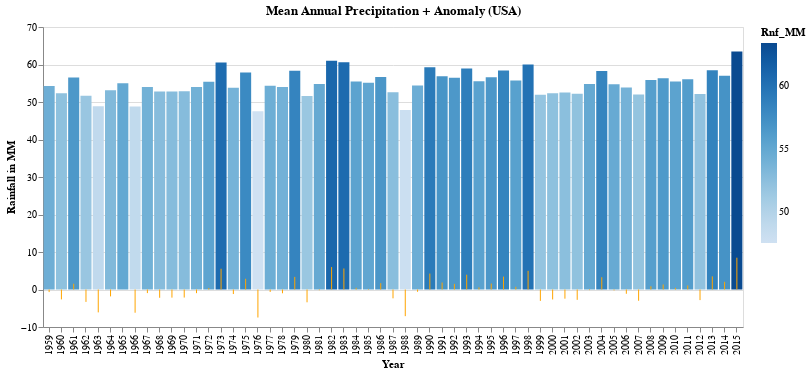

Here is the notebook cell this chart was saved with:
### Code cell
# Mean Annual Precipitation + Anamoly for 57 years
import altair as alt
from vega_datasets import data


chart1 = alt.Chart(df_merged_final).encode(
    x=alt.X('Year_Merge:O', title='Year'),
    y=alt.Y('Rnf_MM:Q', title='Rainfall in MM'),
    color='Rnf_MM:Q'
).properties(
    height=300,
    width=700
)

chart2 = alt.Chart(df_merged_final).encode(
    x=alt.X('Year_Merge:O', title='Year'),
    y=alt.Y('Anamoly_RnfMM:Q', title='Rainfall in MM'),

).properties(
    height=300,
    width=700
)

alt.layer(chart1.mark_bar(),chart2.mark_rule(color='orange'),title='Mean Annual Precipitation + Anomaly (USA)')

### Figure 1 — Vega-Lite specification as saved in the notebook (floating-point values rounded to 4 significant figures)
{"config": {"view": {"continuousWidth": 400, "continuousHeight": 300}}, "layer": [{"mark": "bar", "encoding": {"color": {"type": "quantitative", "field": "Rnf_MM"}, "x": {"type": "ordinal", "field": "Year_Merge", "title": "Year"}, "y": {"type": "quantitative", "field": "Rnf_MM", "title": "Rainfall in MM"}}, "height": 300, "width": 700}, {"mark": {"type": "rule", "color": "orange"}, "encoding": {"x": {"type": "ordinal", "field": "Year_Merge", "title": "Year"}, "y": {"type": "quantitative", "field": "Anamoly_RnfMM", "title": "Rainfall in MM"}}, "height": 300, "width": 700}], "data": {"name": "data-bec87964546378e46fc76c89abcf4b2d"}, "title": "Mean Annual Precipitation + Anomaly (USA)", "$schema": "https://vega.github.io/schema/vega-lite/v4.8.1.json", "datasets": {"data-bec87964546378e46fc76c89abcf4b2d": [{"Year_Merge": 1959, "Rnf_MM": 54.3, "Anamoly_RnfMM": -0.6888, "Tmp_Cls": 6.752, "Anamoly_TmpCls": -0.4105, "CSIRO_ASLinches": 4.358, "Anamoly_CSIRO_ASLinches": -1.939, "MLHawai_CO2ppm": 316.0, "Anamoly_CO2ppm": -35.67}, {"Year_Merge": 1960, "Rnf_MM": 52.34, "Anamoly_RnfMM": -2.641, "Tmp_Cls": 6.788, "Anamoly_TmpCls": -0.3738, "CSIRO_ASLinches": 4.504, "Anamoly_CSIRO_ASLinches": -1.793, "MLHawai_CO2ppm": 316.9, "Anamoly_CO2ppm": -34.73}, {"Year_Merge": 1961, "Rnf_MM": 56.53, "Anamoly_RnfMM": 1.543, "Tmp_Cls": 6.538, "Anamoly_TmpCls": -0.6246, "CSIRO_ASLinches": 4.748, "Anamoly_CSIRO_ASLinches": -1.549, "MLHawai_CO2ppm": 317.6, "Anamoly_CO2ppm": -34.0}, {"Year_Merge": 1962, "Rnf_MM": 51.67, "Anamoly_RnfMM": -3.312, "Tmp_Cls": 6.968, "Anamoly_TmpCls": -0.1939, "CSIRO_ASLinches": 4.543, "Anamoly_CSIRO_ASLinches": -1.754, "MLHawai_CO2ppm": 318.4, "Anamoly_CO2ppm": -33.19}, {"Year_Merge": 1963, "Rnf_MM": 48.88, "Anamoly_RnfMM": -6.1, "Tmp_Cls": 7.108, "Anamoly_TmpCls": -0.05379, "CSIRO_ASLinches": 4.48, "Anamoly_CSIRO_ASLinches": -1.817, "MLHawai_CO2ppm": 319.0, "Anamoly_CO2ppm": -32.65}, {"Year_Merge": 1964, "Rnf_MM": 53.14, "Anamoly_RnfMM": -1.84, "Tmp_Cls": 6.357, "Anamoly_TmpCls": -0.8052, "CSIRO_ASLinches": 4.169, "Anamoly_CSIRO_ASLinches": -2.128, "MLHawai_CO2ppm": 319.6, "Anamoly_CO2ppm": -32.02}, {"Year_Merge": 1965, "Rnf_MM": 54.98, "Anamoly_RnfMM": -0.007966, "Tmp_Cls": 6.562, "Anamoly_TmpCls": -0.6001, "CSIRO_ASLinches": 4.61, "Anamoly_CSIRO_ASLinches": -1.687, "MLHawai_CO2ppm": 320.0, "Anamoly_CO2ppm": -31.6}, {"Year_Merge": 1966, "Rnf_MM": 48.79, "Anamoly_RnfMM": -6.193, "Tmp_Cls": 6.357, "Anamoly_TmpCls": -0.8049, "CSIRO_ASLinches": 4.398, "Anamoly_CSIRO_ASLinches": -1.9, "MLHawai_CO2ppm": 321.4, "Anamoly_CO2ppm": -30.26}, {"Year_Merge": 1967, "Rnf_MM": 54.02, "Anamoly_RnfMM": -0.961, "Tmp_Cls": 6.916, "Anamoly_TmpCls": -0.2466, "CSIRO_ASLinches": 4.453, "Anamoly_CSIRO_ASLinches": -1.844, "MLHawai_CO2ppm": 322.2, "Anamoly_CO2ppm": -29.48}, {"Year_Merge": 1968, "Rnf_MM": 52.78, "Anamoly_RnfMM": -2.208, "Tmp_Cls": 6.543, "Anamoly_TmpCls": -0.6193, "CSIRO_ASLinches": 4.484, "Anamoly_CSIRO_ASLinches": -1.813, "MLHawai_CO2ppm": 323.0, "Anamoly_CO2ppm": -28.6}, {"Year_Merge": 1969, "Rnf_MM": 52.82, "Anamoly_RnfMM": -2.168, "Tmp_Cls": 6.816, "Anamoly_TmpCls": -0.3459, "CSIRO_ASLinches": 4.752, "Anamoly_CSIRO_ASLinches": -1.545, "MLHawai_CO2ppm": 324.6, "Anamoly_CO2ppm": -27.02}, {"Year_Merge": 1970, "Rnf_MM": 52.84, "Anamoly_RnfMM": -2.149, "Tmp_Cls": 6.707, "Anamoly_TmpCls": -0.4553, "CSIRO_ASLinches": 4.677, "Anamoly_CSIRO_ASLinches": -1.62, "MLHawai_CO2ppm": 325.7, "Anamoly_CO2ppm": -25.96}, {"Year_Merge": 1971, "Rnf_MM": 54.01, "Anamoly_RnfMM": -0.9782, "Tmp_Cls": 6.316, "Anamoly_TmpCls": -0.8466, "CSIRO_ASLinches": 4.882, "Anamoly_CSIRO_ASLinches": -1.415, "MLHawai_CO2ppm": 326.3, "Anamoly_CO2ppm": -25.32}, {"Year_Merge": 1972, "Rnf_MM": 55.37, "Anamoly_RnfMM": 0.3863, "Tmp_Cls": 6.309, "Anamoly_TmpCls": -0.8527, "CSIRO_ASLinches": 5.24, "Anamoly_CSIRO_ASLinches": -1.057, "MLHawai_CO2ppm": 327.4, "Anamoly_CO2ppm": -24.19}, {"Year_Merge": 1973, "Rnf_MM": 60.52, "Anamoly_RnfMM": 5.536, "Tmp_Cls": 6.888, "Anamoly_TmpCls": -0.2746, "CSIRO_ASLinches": 5.004, "Anamoly_CSIRO_ASLinches": -1.293, "MLHawai_CO2ppm": 329.7, "Anamoly_CO2ppm": -21.96}, {"Year_Merge": 1974, "Rnf_MM": 53.78, "Anamoly_RnfMM": -1.21, "Tmp_Cls": 6.714, "Anamoly_TmpCls": -0.4485, "CSIRO_ASLinches": 5.472, "Anamoly_CSIRO_ASLinches": -0.8248, "MLHawai_CO2ppm": 330.2, "Anamoly_CO2ppm": -21.46}, {"Year_Merge": 1975, "Rnf_MM": 57.85, "Anamoly_RnfMM": 2.86, "Tmp_Cls": 6.302, "Anamoly_TmpCls": -0.8597, "CSIRO_ASLinches": 5.409, "Anamoly_CSIRO_ASLinches": -0.8878, "MLHawai_CO2ppm": 331.1, "Anamoly_CO2ppm": -20.56}, {"Year_Merge": 1976, "Rnf_MM": 47.51, "Anamoly_RnfMM": -7.474, "Tmp_Cls": 6.65, "Anamoly_TmpCls": -0.512, "CSIRO_ASLinches": 5.37, "Anamoly_CSIRO_ASLinches": -0.9271, "MLHawai_CO2ppm": 332.1, "Anamoly_CO2ppm": -19.59}, {"Year_Merge": 1977, "Rnf_MM": 54.33, "Anamoly_RnfMM": -0.6563, "Tmp_Cls": 7.309, "Anamoly_TmpCls": 0.1469, "CSIRO_ASLinches": 5.303, "Anamoly_CSIRO_ASLinches": -0.9941, "MLHawai_CO2ppm": 333.8, "Anamoly_CO2ppm": -17.86}, {"Year_Merge": 1978, "Rnf_MM": 53.98, "Anamoly_RnfMM": -1.008, "Tmp_Cls": 6.928, "Anamoly_TmpCls": -0.2342, "CSIRO_ASLinches": 5.555, "Anamoly_CSIRO_ASLinches": -0.7421, "MLHawai_CO2ppm": 335.4, "Anamoly_CO2ppm": -16.23}, {"Year_Merge": 1979, "Rnf_MM": 58.36, "Anamoly_RnfMM": 3.37, "Tmp_Cls": 6.689, "Anamoly_TmpCls": -0.4732, "CSIRO_ASLinches": 5.362, "Anamoly_CSIRO_ASLinches": -0.935, "MLHawai_CO2ppm": 336.8, "Anamoly_CO2ppm": -14.86}, {"Year_Merge": 1980, "Rnf_MM": 51.57, "Anamoly_RnfMM": -3.414, "Tmp_Cls": 7.156, "Anamoly_TmpCls": -0.006148, "CSIRO_ASLinches": 5.598, "Anamoly_CSIRO_ASLinches": -0.6988, "MLHawai_CO2ppm": 338.7, "Anamoly_CO2ppm": -12.96}, {"Year_Merge": 1981, "Rnf_MM": 54.8, "Anamoly_RnfMM": -0.1876, "Tmp_Cls": 7.861, "Anamoly_TmpCls": 0.6986, "CSIRO_ASLinches": 6.087, "Anamoly_CSIRO_ASLinches": -0.2106, "MLHawai_CO2ppm": 340.1, "Anamoly_CO2ppm": -11.54}, {"Year_Merge": 1982, "Rnf_MM": 60.98, "Anamoly_RnfMM": 5.991, "Tmp_Cls": 6.478, "Anamoly_TmpCls": -0.6837, "CSIRO_ASLinches": 5.858, "Anamoly_CSIRO_ASLinches": -0.4389, "MLHawai_CO2ppm": 341.4, "Anamoly_CO2ppm": -10.2}, {"Year_Merge": 1983, "Rnf_MM": 60.6, "Anamoly_RnfMM": 5.612, "Tmp_Cls": 6.971, "Anamoly_TmpCls": -0.191, "CSIRO_ASLinches": 6.189, "Anamoly_CSIRO_ASLinches": -0.1082, "MLHawai_CO2ppm": 343.0, "Anamoly_CO2ppm": -8.607}, {"Year_Merge": 1984, "Rnf_MM": 55.44, "Anamoly_RnfMM": 0.4597, "Tmp_Cls": 6.77, "Anamoly_TmpCls": -0.392, "CSIRO_ASLinches": 6.154, "Anamoly_CSIRO_ASLinches": -0.1437, "MLHawai_CO2ppm": 344.6, "Anamoly_CO2ppm": -7.057}, {"Year_Merge": 1985, "Rnf_MM": 55.14, "Anamoly_RnfMM": 0.152, "Tmp_Cls": 6.578, "Anamoly_TmpCls": -0.5837, "CSIRO_ASLinches": 5.748, "Anamoly_CSIRO_ASLinches": -0.5492, "MLHawai_CO2ppm": 346.0, "Anamoly_CO2ppm": -5.597}, {"Year_Merge": 1986, "Rnf_MM": 56.68, "Anamoly_RnfMM": 1.699, "Tmp_Cls": 7.542, "Anamoly_TmpCls": 0.3797, "CSIRO_ASLinches": 5.772, "Anamoly_CSIRO_ASLinches": -0.5256, "MLHawai_CO2ppm": 347.4, "Anamoly_CO2ppm": -4.247}, {"Year_Merge": 1987, "Rnf_MM": 52.63, "Anamoly_RnfMM": -2.354, "Tmp_Cls": 7.718, "Anamoly_TmpCls": 0.556, "CSIRO_ASLinches": 5.795, "Anamoly_CSIRO_ASLinches": -0.5019, "MLHawai_CO2ppm": 349.2, "Anamoly_CO2ppm": -2.477}, {"Year_Merge": 1988, "Rnf_MM": 47.88, "Anamoly_RnfMM": -7.108, "Tmp_Cls": 7.334, "Anamoly_TmpCls": 0.1723, "CSIRO_ASLinches": 5.98, "Anamoly_CSIRO_ASLinches": -0.3169, "MLHawai_CO2ppm": 351.6, "Anamoly_CO2ppm": -0.07719}, {"Year_Merge": 1989, "Rnf_MM": 54.38, "Anamoly_RnfMM": -0.6059, "Tmp_Cls": 6.853, "Anamoly_TmpCls": -0.3093, "CSIRO_ASLinches": 6.157, "Anamoly_CSIRO_ASLinches": -0.1397, "MLHawai_CO2ppm": 353.1, "Anamoly_CO2ppm": 1.433}, {"Year_Merge": 1990, "Rnf_MM": 59.24, "Anamoly_RnfMM": 4.254, "Tmp_Cls": 7.451, "Anamoly_TmpCls": 0.2891, "CSIRO_ASLinches": 6.232, "Anamoly_CSIRO_ASLinches": -0.06493, "MLHawai_CO2ppm": 354.4, "Anamoly_CO2ppm": 2.713}, {"Year_Merge": 1991, "Rnf_MM": 56.85, "Anamoly_RnfMM": 1.863, "Tmp_Cls": 7.566, "Anamoly_TmpCls": 0.4037, "CSIRO_ASLinches": 6.335, "Anamoly_CSIRO_ASLinches": 0.03744, "MLHawai_CO2ppm": 355.6, "Anamoly_CO2ppm": 3.933}, {"Year_Merge": 1992, "Rnf_MM": 56.48, "Anamoly_RnfMM": 1.499, "Tmp_Cls": 7.069, "Anamoly_TmpCls": -0.09295, "CSIRO_ASLinches": 6.358, "Anamoly_CSIRO_ASLinches": 0.06106, "MLHawai_CO2ppm": 356.4, "Anamoly_CO2ppm": 4.743}, {"Year_Merge": 1993, "Rnf_MM": 58.93, "Anamoly_RnfMM": 3.948, "Tmp_Cls": 7.096, "Anamoly_TmpCls": -0.06578, "CSIRO_ASLinches": 6.291, "Anamoly_CSIRO_ASLinches": -0.005871, "MLHawai_CO2ppm": 357.1, "Anamoly_CO2ppm": 5.433}, {"Year_Merge": 1994, "Rnf_MM": 55.55, "Anamoly_RnfMM": 0.5642, "Tmp_Cls": 7.377, "Anamoly_TmpCls": 0.2148, "CSIRO_ASLinches": 6.5, "Anamoly_CSIRO_ASLinches": 0.2028, "MLHawai_CO2ppm": 358.8, "Anamoly_CO2ppm": 7.183}, {"Year_Merge": 1995, "Rnf_MM": 56.57, "Anamoly_RnfMM": 1.586, "Tmp_Cls": 7.484, "Anamoly_TmpCls": 0.3218, "CSIRO_ASLinches": 6.618, "Anamoly_CSIRO_ASLinches": 0.3209, "MLHawai_CO2ppm": 360.8, "Anamoly_CO2ppm": 9.163}, {"Year_Merge": 1996, "Rnf_MM": 58.43, "Anamoly_RnfMM": 3.441, "Tmp_Cls": 6.731, "Anamoly_TmpCls": -0.4315, "CSIRO_ASLinches": 6.787, "Anamoly_CSIRO_ASLinches": 0.4902, "MLHawai_CO2ppm": 362.6, "Anamoly_CO2ppm": 10.95}, {"Year_Merge": 1997, "Rnf_MM": 55.71, "Anamoly_RnfMM": 0.7273, "Tmp_Cls": 7.091, "Anamoly_TmpCls": -0.07145, "CSIRO_ASLinches": 7.067, "Anamoly_CSIRO_ASLinches": 0.7697, "MLHawai_CO2ppm": 363.7, "Anamoly_CO2ppm": 12.07}, {"Year_Merge": 1998, "Rnf_MM": 59.98, "Anamoly_RnfMM": 4.991, "Tmp_Cls": 8.098, "Anamoly_TmpCls": 0.9355, "CSIRO_ASLinches": 6.665, "Anamoly_CSIRO_ASLinches": 0.3681, "MLHawai_CO2ppm": 366.6, "Anamoly_CO2ppm": 15.01}, {"Year_Merge": 1999, "Rnf_MM": 51.96, "Anamoly_RnfMM": -3.029, "Tmp_Cls": 7.287, "Anamoly_TmpCls": 0.1244, "CSIRO_ASLinches": 7.012, "Anamoly_CSIRO_ASLinches": 0.7146, "MLHawai_CO2ppm": 368.3, "Anamoly_CO2ppm": 16.69}, {"Year_Merge": 2000, "Rnf_MM": 52.33, "Anamoly_RnfMM": -2.657, "Tmp_Cls": 7.496, "Anamoly_TmpCls": 0.3342, "CSIRO_ASLinches": 7.063, "Anamoly_CSIRO_ASLinches": 0.7658, "MLHawai_CO2ppm": 369.5, "Anamoly_CO2ppm": 17.88}, {"Year_Merge": 2001, "Rnf_MM": 52.54, "Anamoly_RnfMM": -2.448, "Tmp_Cls": 7.633, "Anamoly_TmpCls": 0.4711, "CSIRO_ASLinches": 7.287, "Anamoly_CSIRO_ASLinches": 0.9902, "MLHawai_CO2ppm": 371.1, "Anamoly_CO2ppm": 19.49}, {"Year_Merge": 2002, "Rnf_MM": 52.22, "Anamoly_RnfMM": -2.761, "Tmp_Cls": 7.795, "Anamoly_TmpCls": 0.6328, "CSIRO_ASLinches": 7.382, "Anamoly_CSIRO_ASLinches": 1.085, "MLHawai_CO2ppm": 373.2, "Anamoly_CO2ppm": 21.58}, {"Year_Merge": 2003, "Rnf_MM": 54.82, "Anamoly_RnfMM": -0.1645, "Tmp_Cls": 7.73, "Anamoly_TmpCls": 0.5677, "CSIRO_ASLinches": 7.76, "Anamoly_CSIRO_ASLinches": 1.463, "MLHawai_CO2ppm": 375.8, "Anamoly_CO2ppm": 24.13}, {"Year_Merge": 2004, "Rnf_MM": 58.26, "Anamoly_RnfMM": 3.275, "Tmp_Cls": 7.714, "Anamoly_TmpCls": 0.5514, "CSIRO_ASLinches": 7.74, "Anamoly_CSIRO_ASLinches": 1.443, "MLHawai_CO2ppm": 377.5, "Anamoly_CO2ppm": 25.85}, {"Year_Merge": 2005, "Rnf_MM": 54.75, "Anamoly_RnfMM": -0.2321, "Tmp_Cls": 7.931, "Anamoly_TmpCls": 0.7689, "CSIRO_ASLinches": 7.744, "Anamoly_CSIRO_ASLinches": 1.447, "MLHawai_CO2ppm": 379.8, "Anamoly_CO2ppm": 28.16}, {"Year_Merge": 2006, "Rnf_MM": 53.84, "Anamoly_RnfMM": -1.14, "Tmp_Cls": 7.972, "Anamoly_TmpCls": 0.8096, "CSIRO_ASLinches": 7.917, "Anamoly_CSIRO_ASLinches": 1.62, "MLHawai_CO2ppm": 381.9, "Anamoly_CO2ppm": 30.26}, {"Year_Merge": 2007, "Rnf_MM": 51.98, "Anamoly_RnfMM": -3.001, "Tmp_Cls": 7.879, "Anamoly_TmpCls": 0.7173, "CSIRO_ASLinches": 7.996, "Anamoly_CSIRO_ASLinches": 1.699, "MLHawai_CO2ppm": 383.8, "Anamoly_CO2ppm": 32.12}, {"Year_Merge": 2008, "Rnf_MM": 55.85, "Anamoly_RnfMM": 0.8619, "Tmp_Cls": 6.99, "Anamoly_TmpCls": -0.1719, "CSIRO_ASLinches": 8.35, "Anamoly_CSIRO_ASLinches": 2.053, "MLHawai_CO2ppm": 385.6, "Anamoly_CO2ppm": 33.95}, {"Year_Merge": 2009, "Rnf_MM": 56.33, "Anamoly_RnfMM": 1.343, "Tmp_Cls": 7.167, "Anamoly_TmpCls": 0.005276, "CSIRO_ASLinches": 8.587, "Anamoly_CSIRO_ASLinches": 2.289, "MLHawai_CO2ppm": 387.4, "Anamoly_CO2ppm": 35.73}, {"Year_Merge": 2010, "Rnf_MM": 55.44, "Anamoly_RnfMM": 0.4514, "Tmp_Cls": 7.591, "Anamoly_TmpCls": 0.4292, "CSIRO_ASLinches": 8.902, "Anamoly_CSIRO_ASLinches": 2.604, "MLHawai_CO2ppm": 389.9, "Anamoly_CO2ppm": 38.21}, {"Year_Merge": 2011, "Rnf_MM": 56.06, "Anamoly_RnfMM": 1.079, "Tmp_Cls": 7.548, "Anamoly_TmpCls": 0.386, "CSIRO_ASLinches": 8.965, "Anamoly_CSIRO_ASLinches": 2.667, "MLHawai_CO2ppm": 391.6, "Anamoly_CO2ppm": 39.99}, {"Year_Merge": 2012, "Rnf_MM": 52.16, "Anamoly_RnfMM": -2.829, "Tmp_Cls": 8.174, "Anamoly_TmpCls": 1.012, "CSIRO_ASLinches": 9.327, "Anamoly_CSIRO_ASLinches": 3.03, "MLHawai_CO2ppm": 393.8, "Anamoly_CO2ppm": 42.18}, {"Year_Merge": 2013, "Rnf_MM": 58.49, "Anamoly_RnfMM": 3.506, "Tmp_Cls": 7.329, "Anamoly_TmpCls": 0.1673, "CSIRO_ASLinches": 8.98, "Anamoly_CSIRO_ASLinches": 2.683, "MLHawai_CO2ppm": 396.5, "Anamoly_CO2ppm": 44.84}, {"Year_Merge": 2014, "Rnf_MM": 57.03, "Anamoly_RnfMM": 2.047, "Tmp_Cls": 7.782, "Anamoly_TmpCls": 0.6203, "CSIRO_ASLinches": 8.98, "Anamoly_CSIRO_ASLinches": 2.683, "MLHawai_CO2ppm": 398.6, "Anamoly_CO2ppm": 46.97}, {"Year_Merge": 2015, "Rnf_MM": 63.47, "Anamoly_RnfMM": 8.481, "Tmp_Cls": 8.481, "Anamoly_TmpCls": 1.319, "CSIRO_ASLinches": 8.98, "Anamoly_CSIRO_ASLinches": 2.683, "MLHawai_CO2ppm": 400.8, "Anamoly_CO2ppm": 49.19}]}}
